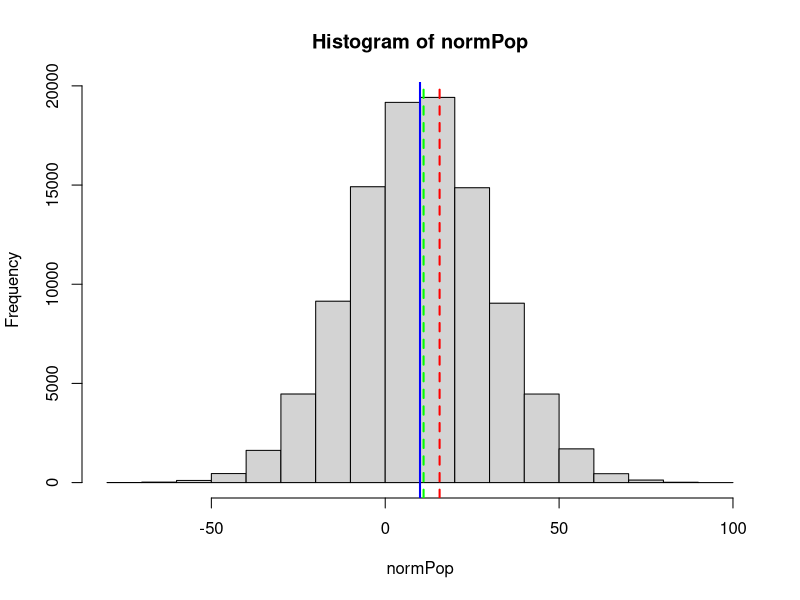

Write R code to recreate this figure.
## ---- chunk 1
normPop <- rnorm(1e5, mean = 10, sd = 20)

x <- sample(normPop, size = 5, replace = TRUE)
y <- sample(normPop, size = 100, replace = TRUE)

hist(normPop)
abline(v = 10, col = "blue", lwd = 2)
abline(v = mean(x), col = 'red', lty = 2, lwd = 2)
abline(v = mean(y), col = 'green', lty = 2, lwd = 2)
## ---- chunk 2
## And then here it embeds with include_app
knitr::include_app('https://ph-shiny.iowa.uiowa.edu/collin/textbook2/', height = '1000px')
